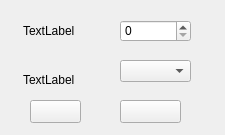
<?xml version="1.0" encoding="UTF-8"?>
<ui version="4.0">
 <class>linkageConfiguration</class>
 <widget class="QWidget" name="linkageConfiguration">
  <property name="geometry">
   <rect>
    <x>0</x>
    <y>0</y>
    <width>225</width>
    <height>135</height>
   </rect>
  </property>
  <property name="windowTitle">
   <string>Form</string>
  </property>
  <widget class="QSpinBox" name="spinBox">
   <property name="geometry">
    <rect>
     <x>120</x>
     <y>20</y>
     <width>71</width>
     <height>22</height>
    </rect>
   </property>
  </widget>
  <widget class="QLabel" name="linkageNumber">
   <property name="geometry">
    <rect>
     <x>23</x>
     <y>20</y>
     <width>81</width>
     <height>21</height>
    </rect>
   </property>
   <property name="text">
    <string>TextLabel</string>
   </property>
  </widget>
  <widget class="QLabel" name="linkageSerPort">
   <property name="geometry">
    <rect>
     <x>23</x>
     <y>70</y>
     <width>81</width>
     <height>20</height>
    </rect>
   </property>
   <property name="text">
    <string>TextLabel</string>
   </property>
  </widget>
  <widget class="QComboBox" name="comboBox">
   <property name="geometry">
    <rect>
     <x>120</x>
     <y>60</y>
     <width>71</width>
     <height>22</height>
    </rect>
   </property>
  </widget>
  <widget class="QPushButton" name="CancelBtn">
   <property name="geometry">
    <rect>
     <x>30</x>
     <y>100</y>
     <width>51</width>
     <height>23</height>
    </rect>
   </property>
   <property name="text">
    <string/>
   </property>
  </widget>
  <widget class="QPushButton" name="SureBtn">
   <property name="geometry">
    <rect>
     <x>120</x>
     <y>100</y>
     <width>61</width>
     <height>23</height>
    </rect>
   </property>
   <property name="text">
    <string/>
   </property>
  </widget>
 </widget>
 <resources/>
 <connections/>
</ui>
